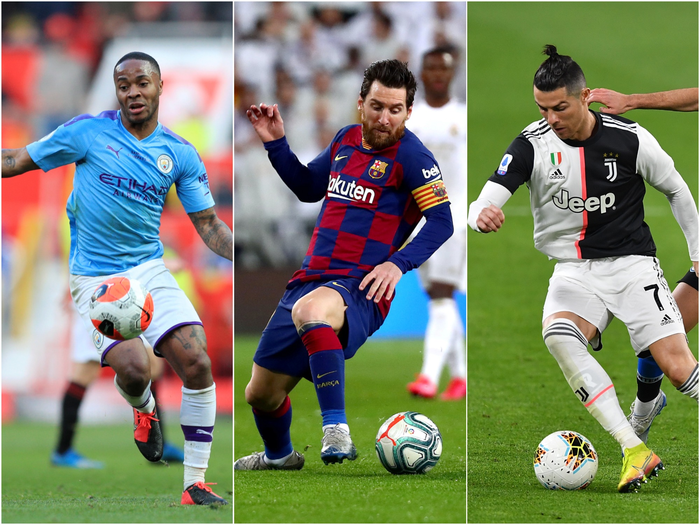
#> input picture players.jpeg, 700 x 525 px
$ python 1st.py
#> lines starting #> are read from the running program, lines starting #| are printed output that depends on the picture
import numpy as np
import cv2
import matplotlib.pyplot as plt
original_image = cv2.imread('players.jpeg')
#> original_image is the input picture: shape (525, 700, 3); mean B, G, R 108.6, 132.2, 126.6
plt.imshow(original_image)
img = cv2.cvtColor(original_image, cv2.COLOR_BGR2RGB)
plt.imshow(img)
vectorized = img.reshape((-1,3))
vectorized = np.float32(vectorized)
criteria = (cv2.TERM_CRITERIA_EPS + cv2.TERM_CRITERIA_MAX_ITER, 10, 1.0)
K = 2
attempts=10
ret,label,center=cv2.kmeans(vectorized,K,None,criteria,attempts,cv2.KMEANS_PP_CENTERS)
#> ret = 2.25e+09; center = [[89.75, 97.82, 58.09], [189.7, 191.1, 195.2]]
center = np.uint8(center)
#> center = [[89, 97, 58], [189, 191, 195]]

res = center[label.flatten()]
result_image = res.reshape((img.shape))
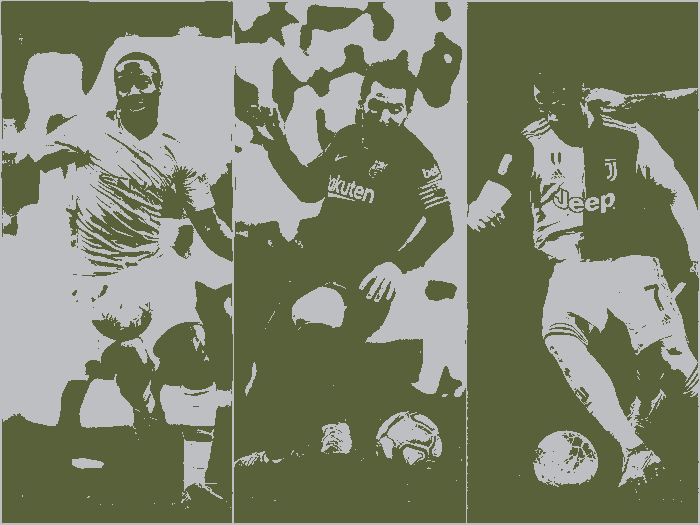
#> result_image: shape (525, 700, 3); mean R, G, B 125.8, 131.6, 108.5
figure_size = 15
plt.figure(figsize=(figure_size,figure_size))
plt.subplot(1,2,1),plt.imshow(img)
plt.title('Original Image'), plt.xticks([]), plt.yticks([])
plt.subplot(1,2,2),plt.imshow(result_image)
plt.title('Segmented Image when K = %i' % K), plt.xticks([]), plt.yticks([])
plt.show()
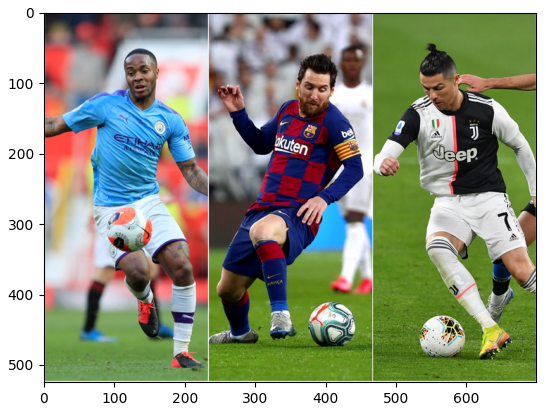
#> figure drawn by matplotlib, 1 panel; B, G, R data is drawn as R, G, B
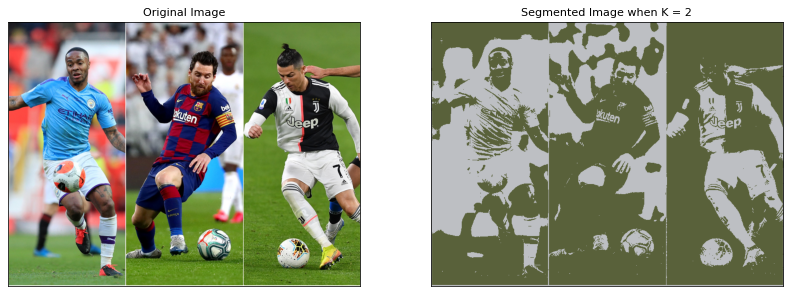
#> figure drawn by matplotlib, 2 panels

$ run again, with gameplaying.jpeg copied over players.jpeg
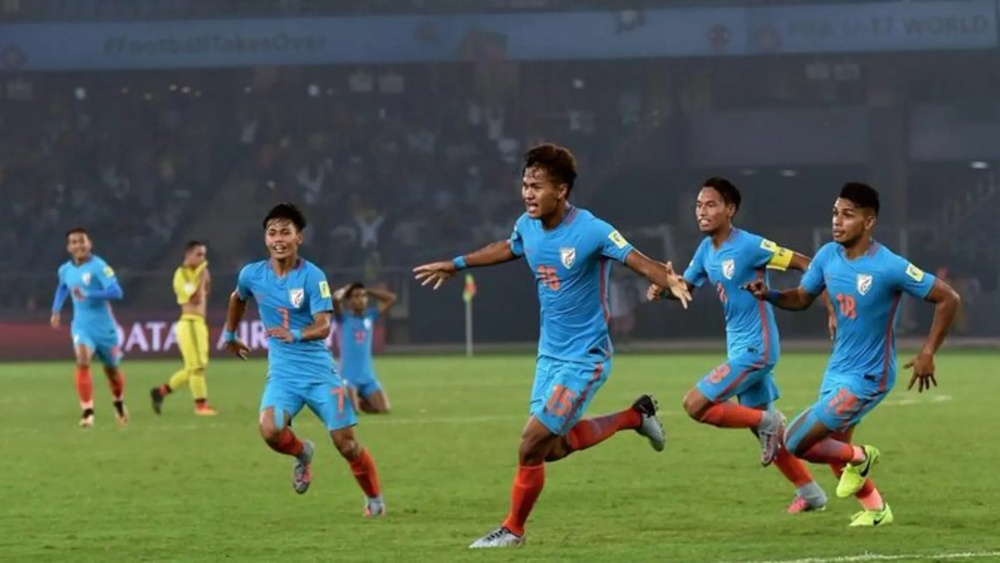
#> input picture gameplaying.jpeg, 1000 x 563 px, shrunk from 1896 x 1067 before the run
#> original_image is the input picture: shape (563, 1000, 3); mean B, G, R 81.1, 96.7, 83.2
#> `ret,label,center=cv2.kmeans(vectorized,K,None,criteria,attempts,cv2.KM..`: ret = 1.37e+09; center = [[118.9, 145.6, 92.72], [59.37, 64.12, 73.43]]
#> `center = np.uint8(center)`: center = [[118, 145, 92], [59, 64, 73]]
#> `result_image = res.reshape((img.shape))`:
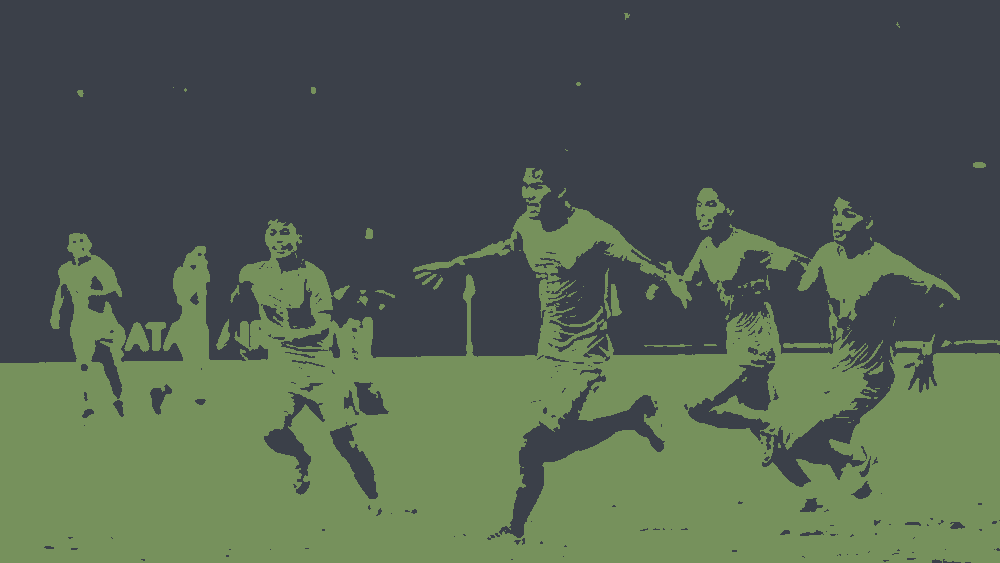
#> result_image: shape (563, 1000, 3); mean R, G, B 82.6, 96.4, 80.6
#> `plt.show()`:
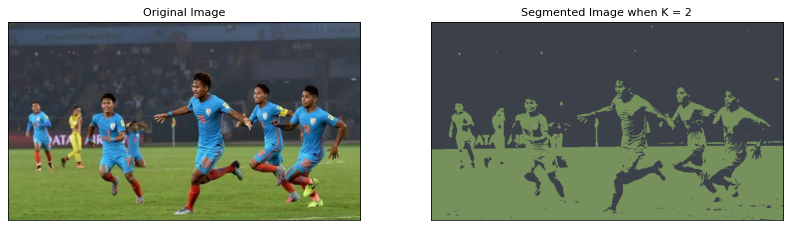
#> figure drawn by matplotlib, 2 panels

$ run again, with dogs.jpg copied over players.jpeg
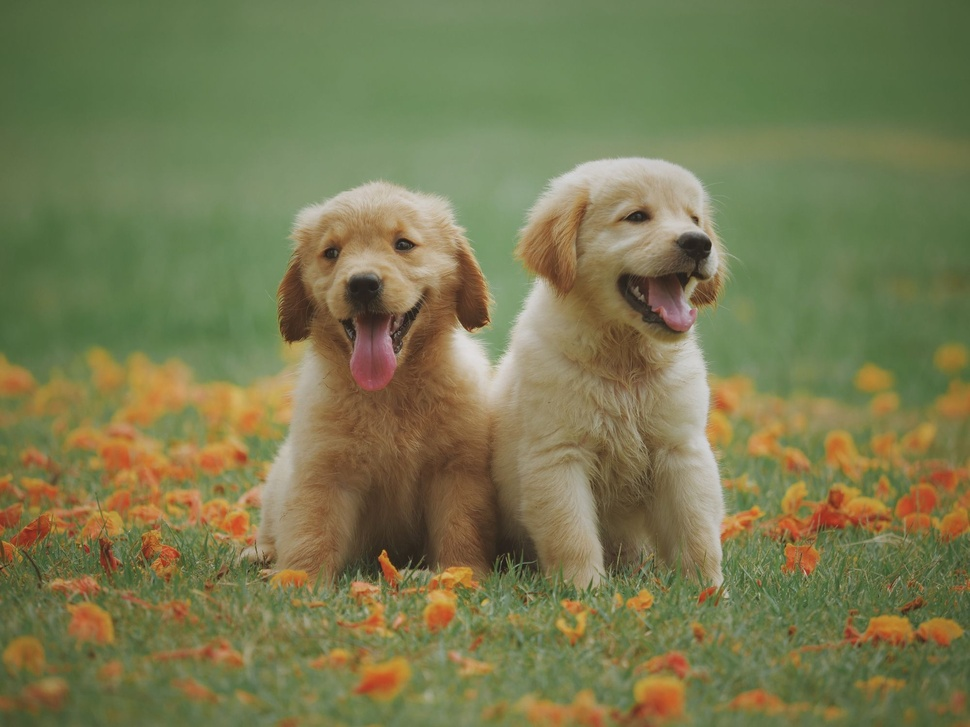
#> input picture dogs.jpg, 970 x 727 px, shrunk from 2000 x 1500 before the run
#> original_image is the input picture: shape (727, 970, 3); mean B, G, R 80, 121.7, 120.7
#> `ret,label,center=cv2.kmeans(vectorized,K,None,criteria,attempts,cv2.KM..`: ret = 990617250.6; center = [[160, 147.4, 105.3], [106.4, 112.3, 70.84]]
#> `center = np.uint8(center)`: center = [[160, 147, 105], [106, 112, 70]]
#> `result_image = res.reshape((img.shape))`:
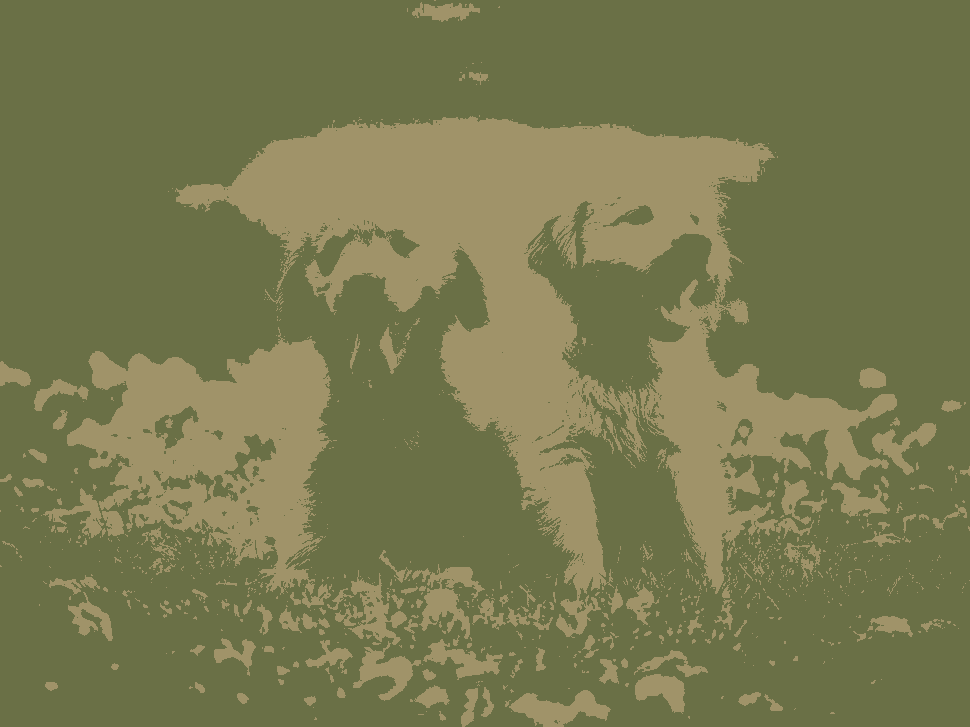
#> result_image: shape (727, 970, 3); mean R, G, B 120.4, 121.3, 79.3
#> `plt.show()`:
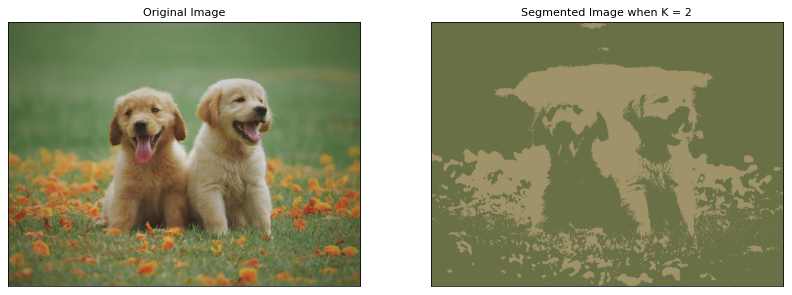
#> figure drawn by matplotlib, 2 panels
